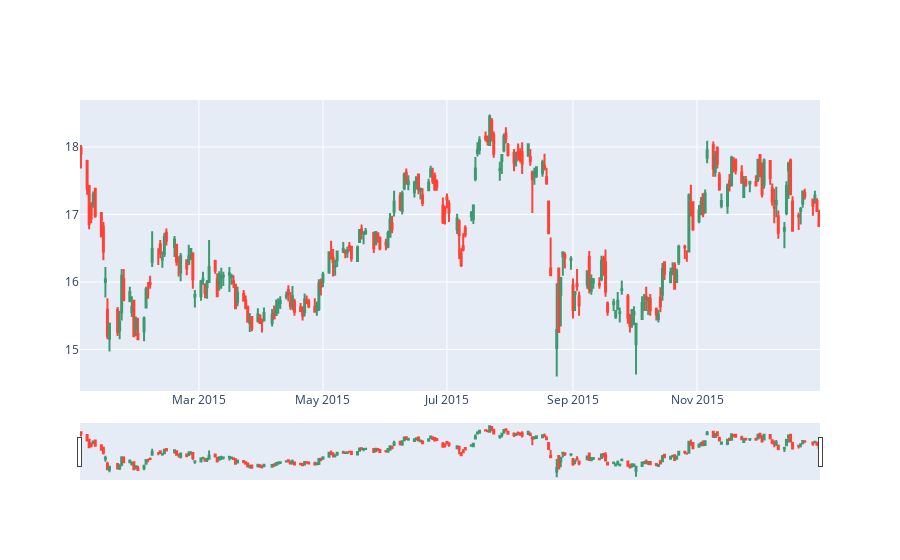

The notebook cell this image was saved under:
### Code cell
go.Figure(data=[go.Candlestick(x=BAC_2015.index,
                open=BAC_2015['Open'],
                high=BAC_2015['High'],
                low=BAC_2015['Low'],
                close=BAC_2015['Close'])])

### Figure 1 — Plotly figure (JSON) as saved in the notebook; plotly's stock layout.template omitted (floating-point values rounded to 4 significant figures; data arrays with more than 128 entries replaced by an {"elided": "..."} marker saying what was removed)
{"data": [{"close": {"elided": "252 float values"}, "high": {"elided": "252 float values"}, "low": {"elided": "252 float values"}, "open": {"elided": "252 float values"}, "type": "candlestick", "x": {"elided": "252 str values"}}], "layout": {}}
